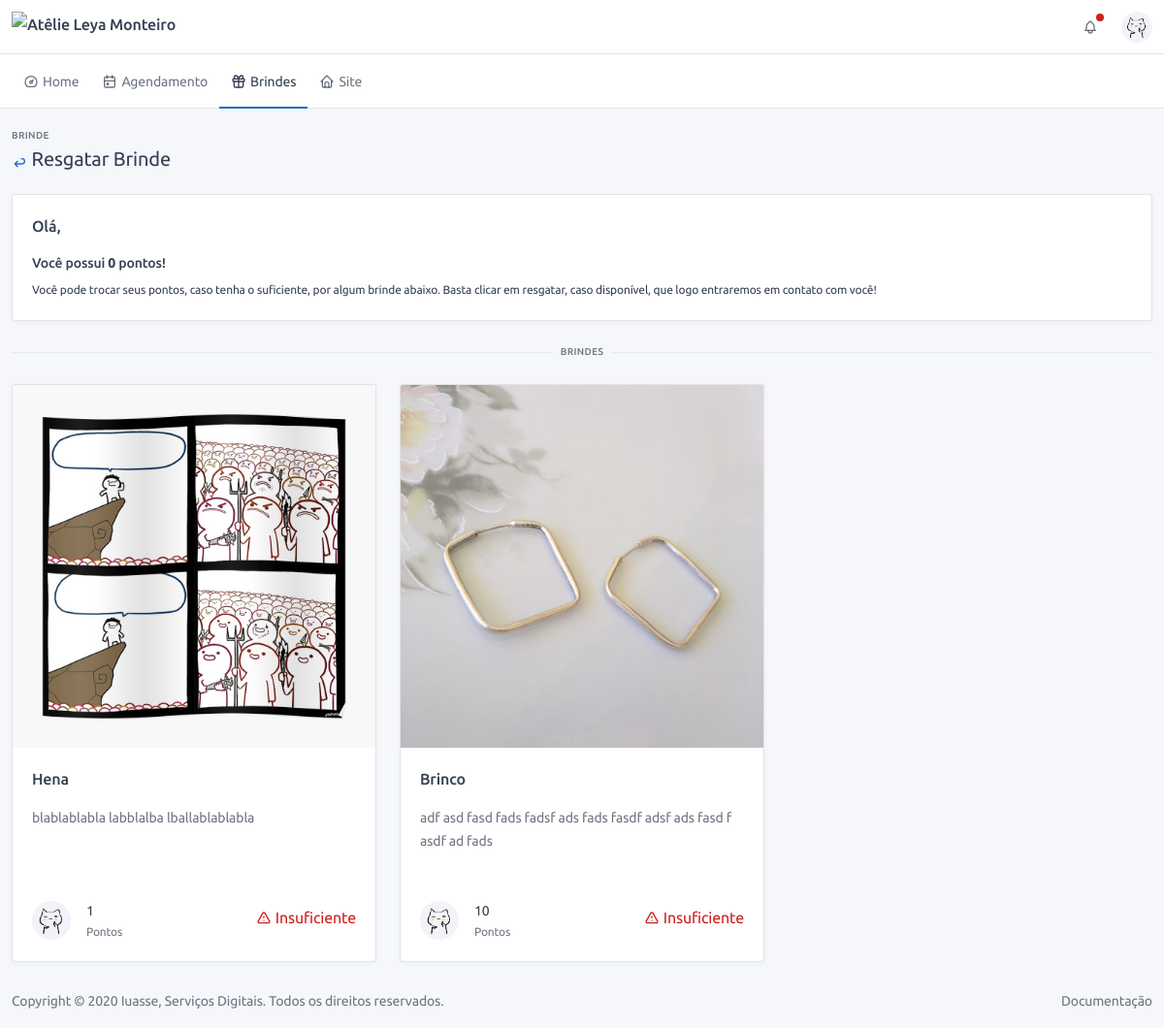
Screenshot of /user/frontend/reward/ (signed in) with the database file from the repository.
### users/models.py (models this page shows, shortened)
class Profile(BaseModel):
    name = models.CharField("nome completo", max_length=150)
    birth_date = models.DateField('data de nascimento', blank=True, null=True, help_text="Informe uma data válida!")
    whatsapp = models.CharField('whatsapp', max_length=16, help_text="Esse será o número usado para contato!")
    total_of_points = models.IntegerField(default=0, verbose_name='Total de pontos')
    user = models.OneToOneField(User, on_delete=models.CASCADE)

### config/models.py (models this page shows, shortened)
class BaseConfigModel(BaseModel):
    name = models.CharField("nome", max_length=128)
    class Meta:
        abstract = True

class Reward(BaseConfigModel):
    contextual = models.CharField("cor", default="#ffffff", max_length=7,
                                  help_text="Escolha uma cor para representar esse brinde!")
    quantity_in_points = models.IntegerField("quantidade de pontos", default=1)
    available = models.BooleanField("Disponível", default=True)
    description = models.TextField("Descrição", blank=True, help_text="Usado no site para descrever o brinde")
    image = models.ImageField("Foto", upload_to='images/', help_text="Foto representando o brinde.",
                              blank=True, null=True)

### users/views.py (the view)
# urls.py: path('reward/', reward_frontend, name='reward'),
@login_required
@require_http_methods(["GET"])
def reward_frontend(request):
    return render(request, template_name='homepage_perfil/reward.html', context={
        'rewards': Reward.objects.filter(available=True),
    })

### frontend/templates/homepage_perfil/reward.html (shortened to what this page needs)
{% extends './base.html' %}
{% load static %}
{% block content %}
<div class="container-xl">
    <div class="page-header">
        <div class="row align-items-center">
            <div class="col-auto">
                <div class="page-pretitle">Brinde</div>
                <h2 class="page-title">
                    <a data-toggle="tooltip" href="{% url 'users:frontend:profile' %}" title="Voltar">
                        <span class="text-primary">{{ICON_ARROW_BACK|safe}}</span>
                    </a>
                    Resgatar Brinde
                </h2>
            </div>
        </div>
    </div>
    <div class="card">
        <div class="card-body">
            <h3 class="card-title">Olá, {{user.profile.name}}</h3>
            <h4 class="card-text">
                Você possui
                <span class="font-weight-bold" data-countup="">{{user.profile.total_of_points}}</span>
                pontos!
            </h4>
            <p class="card-text small">
                Você pode trocar seus pontos, caso tenha o suficiente,
                por algum brinde abaixo. Basta clicar em resgatar, caso disponível, que logo
                entraremos em contato com você!
            </p>
        </div>
    </div>
    <div class="hr-text">Brindes</div>
    <div class="row row-deck">
        {% for r in rewards %}
        <div class="col-sm-4 col-xl-4">
            <div class="card d-flex flex-column">
                <img alt="{{r.name}}" class="card-img-top" src="/media/{{r.image}}">
                <div class="card-body d-flex flex-column">
                    <h3 class="card-title"> {{r.name}}</h3>
                    <div class="text-muted">{{r.description}}</div>
                    <div class="d-flex align-items-center pt-5 mt-auto">
                        <span class="avatar avatar-md"
                              style="background-image: url('{% static 'avatars/000.png' %}')"></span>
                        <div class="ml-3">
                            <span class="text-body" data-countup>{{r.quantity_in_points}}</span>
                            <small class="d-block text-muted">Pontos</small>
                        </div>
                        <div class="ml-auto">
                            {% if r.quantity_in_points < user.profile.total_of_points %}
                            <a class="icon ml-3 text-red"
                               href="#"
                               onclick="event.preventDefault(); confirm('{{r.name}}', '{% url 'users:frontend:reward_retrieve' rpk=r.pk %}')">
                                {{ICON_GIFT|safe}} Resgatar
                            </a>
                            {% else %}
                            <span class="icon ml-3 text-red">
                                {{ICON_TRIANGLE_ALERT|safe}} Insuficiente
                            </span>
                            {% endif %}
                        </div>
                    </div>
                </div>
            </div>
        </div>
        {% endfor %}
    </div>
</div>
{% endblock %}

### frontend/templates/homepage_perfil/base.html (style rules this page uses)
body { display: none; }

### rows the page displays
Reward: image (picture), name "Hena", description "blablablabla labblalba lballablablabla", quantity_in_points "1"
Reward: image (picture), name "Brinco", description "adf asd fasd fads fadsf ads fads fasdf adsf ads fasd f asdf ad fads", quantity_in_points "10"

### other values shown
{{ user.profile.total_of_points }} "0"
